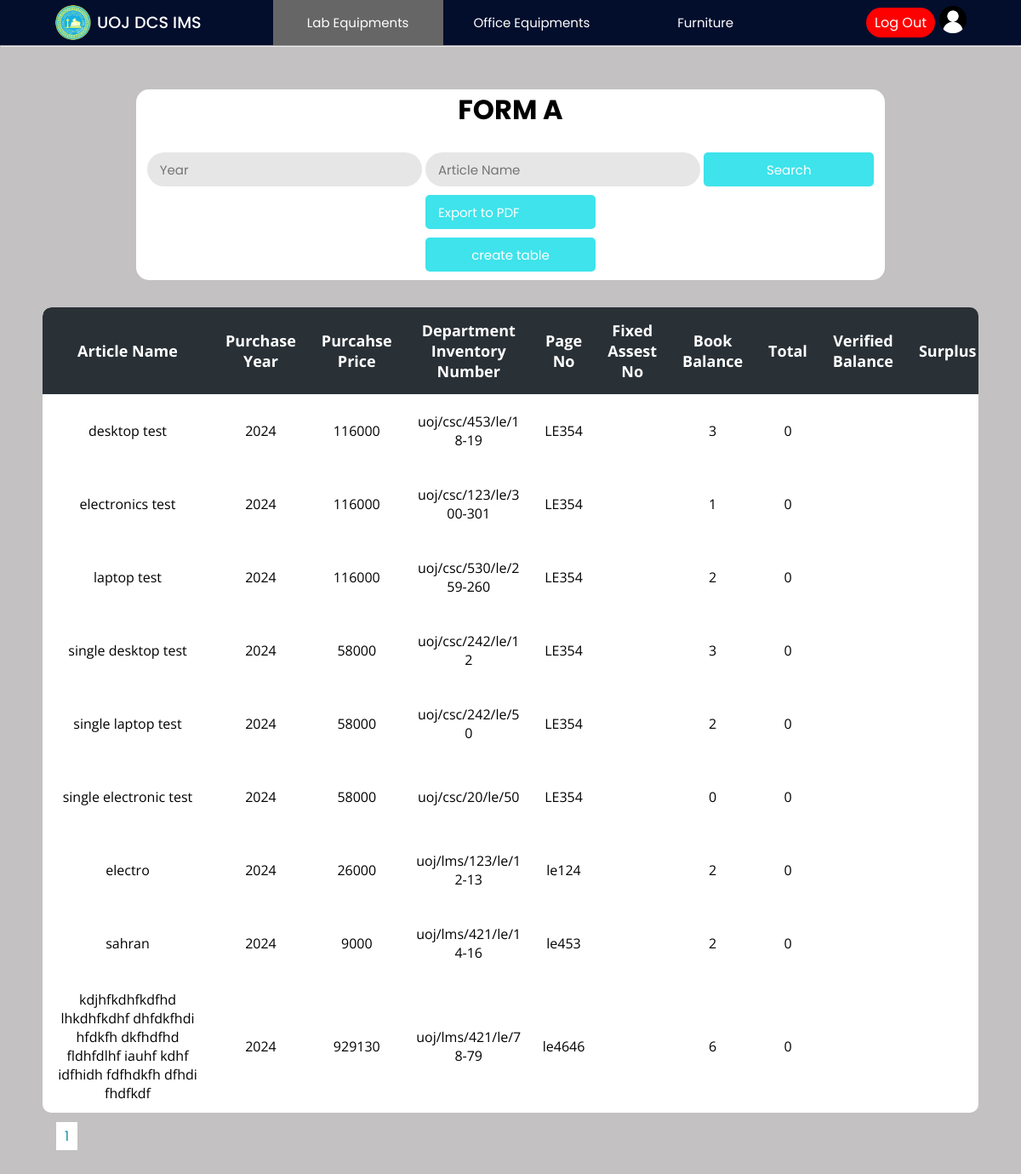
The app's page /Project/lab/labForm_A.php (signed in) with its own data.
### tables this page shows
CREATE TABLE `forma_table` (
  `description` varchar(200) NOT NULL,
  `purchase_year` year(4) NOT NULL,
  `purchase_value` decimal(10,0) NOT NULL,
  `master_inventory_no` varchar(50) NOT NULL,
  `dept_inventory_no` varchar(50) NOT NULL,
  `page_no` varchar(20) NOT NULL,
  `fixed_asset_no` varchar(50) NOT NULL,
  `book_balance` int(11) NOT NULL,
  `total` int(11) NOT NULL,
  `verified_balance` varchar(50) NOT NULL,
  `surplus` varchar(50) NOT NULL,
  `deficit` varchar(50) NOT NULL,
  `remarks` varchar(100) NOT NULL
);

### Project/lab/labForm_A.php (the view, shortened to what this page needs)
<?php
include("../config/connection.php");
$rowsPerPage = 10;
$totalRows = mysqli_num_rows(mysqli_query($con, "SELECT * FROM invoice"));
$totalPages = ceil($totalRows / $rowsPerPage);
if (isset($_GET['search'])) {
    $purchase_year = $_GET['year'];
    $description = $_GET['name'];
    if (!(empty($purchase_year)) and  !(empty($description))) {
        $queryinvoice = "SELECT * FROM forma_table WHERE purchase_year <= $purchase_year AND description='$description' ";
    } elseif (!(empty($purchase_year))) {
        $queryinvoice = "SELECT * FROM forma_table WHERE purchase_year <= $purchase_year ";
    } elseif (!(empty($description))) {
        $queryinvoice = "SELECT * FROM forma_table WHERE description='$description' ";
    } else {
        $queryinvoice = "SELECT * FROM forma_table ";
    }
    $resultinvoice = mysqli_query($con, $queryinvoice);
} else {
    $queryinvoice = "SELECT * FROM forma_table";
}
?>
<!DOCTYPE html>
<html lang="en">
<head>
    <link rel="stylesheet" href="../css/lab.css">
    <link rel="stylesheet" href="../css/main.css">
</head>
<body>
    <?php include "../header/header.php"; ?>
    <hr>
    <div class="main-container">
        <div class="container">
            <h2>FORM A</h2>
            <div>
                <form action="labForm_A.php" method="get">
                    <input type="number" placeholder="Year" name="year" value="<?php if (isset($_POST['year'])) {
                                                                                    echo $_POST['year'];
                                                                                } ?>" />
                    <input type="text" placeholder="Article Name" name="name" value="<?php if (isset($_POST['name'])) {
                                                                                            echo $_POST['name'];
                                                                                        } ?>" />
                    <input class="button" type="submit" name="search" value="Search" />
                    <a href="labForm_A.php?export=true&year=<?php
                                                            if (isset($_GET['year'])) {
                                                                echo urlencode($_GET['year']);
                                                            }
                                                            ?>"><input class="button" value="Export to PDF" /></a>
                </form>
                <a href="formATable.php"><input class="button" type="submit" name="create" value="create table" /></a>
            </div>
        </div>
        <div class="table-con">
            <table>
                <thead>
                    <tr>
                        <th>Article Name</th>
                        <th>Purchase Year</th>
                        <th>Purcahse Price</th>
                        <th>Department Inventory Number</th>
                        <th>Page No</th>
                        <th>Fixed Assest No</th>
                        <th>Book Balance</th>
                        <th>Total</th>
                        <th>Verified Balance</th>
                        <th>Surplus</th>
                    </tr>
                </thead>
                <tbody>
                    <?php
                    $resultinvoice = mysqli_query($con, $queryinvoice);
                    while ($rowinvoice = mysqli_fetch_assoc($resultinvoice)) {
                    ?>
                        <tr>
                            <td class="name"><?php echo $rowinvoice['description'] ?></td>
                            <td><?php echo $rowinvoice['purchase_year'] ?></td>
                            <td><?php echo $rowinvoice['purchase_value'] ?></td>
                            <td class="folio_number"><?php echo $rowinvoice['dept_inventory_no'] ?></td>
                            <td><?php echo $rowinvoice['page_no'] ?></td>
                            <td class="folio_number"><?php echo $rowinvoice['fixed_asset_no'] ?></td>
                            <td><?php echo $rowinvoice['book_balance'] ?></td>
                            <td><?php echo $rowinvoice['total'] ?></td>
                            <td><?php echo $rowinvoice['verified_balance'] ?></td>
                            <td><?php echo $rowinvoice['surplus'] ?></td>
                        </tr>
                    <?php
                    }
                    ?>
                </tbody>
            </table>
        </div>
        <div class="pagination" style="margin:15px;">
            <?php
            for ($i = 1; $i <= $totalPages; $i++) {
                echo '<a href="?page=' . $i . '" style="margin:1px;background-color: #fff; color: #1690A7; border: none; padding: 5px 10px; cursor: pointer; width:5px;">' . $i . '</a>';
            }
            ?>
        </div>
    </div>
</body>
</html>

### Project/css/lab.css (style rules this page uses)
.main-container { padding: 50px; min-height: 100vh; height: fit-content; background: rgb(195, 193, 193); }
.container { text-align: center; background-color: white; border-radius: 15px; width: 80%; margin: auto; margin-bottom: 2rem; padding: 0 0 10px 0; }
h2 { font-size: 2rem; margin-bottom: 1rem; font-family: 'Poppins', sans-serif; }
.button { background: #3ee3eb; color: white; cursor: pointer; height: 40px; border-radius: 5px; padding: 0 15px 0 15px; border: none; font-family: 'Poppins', sans-serif; width: 200px; margin-top: 10px; }
table { border-collapse: collapse; border-radius: 10px; overflow: hidden; max-width: 100%; margin: 0 auto; position: relative; }
.table-con { border-collapse: collapse; background: #fff; border-radius: 10px; margin: auto; position: relative; font-family: 'Open Sans'; text-align: center; background: #fff; overflow: auto; }
.table-con td.name { max-width: 200px; word-wrap: break-word; min-width: 200px; }
.table-con td.folio_number { max-width: 150px; word-wrap: break-word; }
th { width: 200px; font-size: 18px; background: #293036; color: white; padding: 15px; }
td { padding: 12px; }
input { font-size: 15px; color: #666; background: #e6e6e6; height: 40px; border-radius: 20px; padding: 0 15px 0 15px; border: none; font-family: 'Poppins', sans-serif; }

### Project/css/main.css (style rules this page uses)
* { margin: 0; padding: 0; text-decoration: none; box-sizing: border-box; }
:root { --bg-gradient: linear-gradient(-135deg, #01064a, #21acc2); --bg-gray: #e6e6e6; --text-color: #666; --inp-color: #57b846; }
body { font-family: 'Poppins', sans-serif; }

### Project/css/header.css (style rules this page uses)
* { margin: 0; padding: 0; text-decoration: none; box-sizing: border-box; }
:root { background: linear-gradient(-135deg, #01064a, #21acc2); --bg-gray: #e6e6e6; --text-color: #666; --inp-color: #57b846; }
body { font-family: 'Poppins', sans-serif; }

### records on screen
forma_table: description "desktop test", purchase_year "2024", purchase_value "116000", dept_inventory_no "uoj/csc/453/le/18-19", page_no "LE354", book_balance "3", total "0"
forma_table: description "electronics test", purchase_year "2024", purchase_value "116000", dept_inventory_no "uoj/csc/123/le/300-301", page_no "LE354", book_balance "1", total "0"
forma_table: description "laptop test", purchase_year "2024", purchase_value "116000", dept_inventory_no "uoj/csc/530/le/259-260", page_no "LE354", book_balance "2", total "0"
forma_table: description "single desktop test", purchase_year "2024", purchase_value "58000", dept_inventory_no "uoj/csc/242/le/12", page_no "LE354", book_balance "3", total "0"
forma_table: description "single laptop test", purchase_year "2024", purchase_value "58000", dept_inventory_no "uoj/csc/242/le/50", page_no "LE354", book_balance "2", total "0"
forma_table: description "single electronic test", purchase_year "2024", purchase_value "58000", dept_inventory_no "uoj/csc/20/le/50", page_no "LE354", book_balance "0", total "0"
forma_table: description "electro", purchase_year "2024", purchase_value "26000", dept_inventory_no "uoj/lms/123/le/12-13", page_no "le124", book_balance "2", total "0"
forma_table: description "sahran", purchase_year "2024", purchase_value "9000", dept_inventory_no "uoj/lms/421/le/14-16", page_no "le453", book_balance "2", total "0"
forma_table: description "kdjhfkdhfkdfhd lhkdhfkdhf dhfdkfhdi hfdkfh dkfhdfhd fldhfdlhf iauhf kdhf idfhidh fdfhdkfh dfhdi fhdfkdf", purchase_year "2024", purchase_value "929130", dept_inventory_no "uoj/lms/421/le/78-79", page_no "le4646", book_balance "6", total "0"
